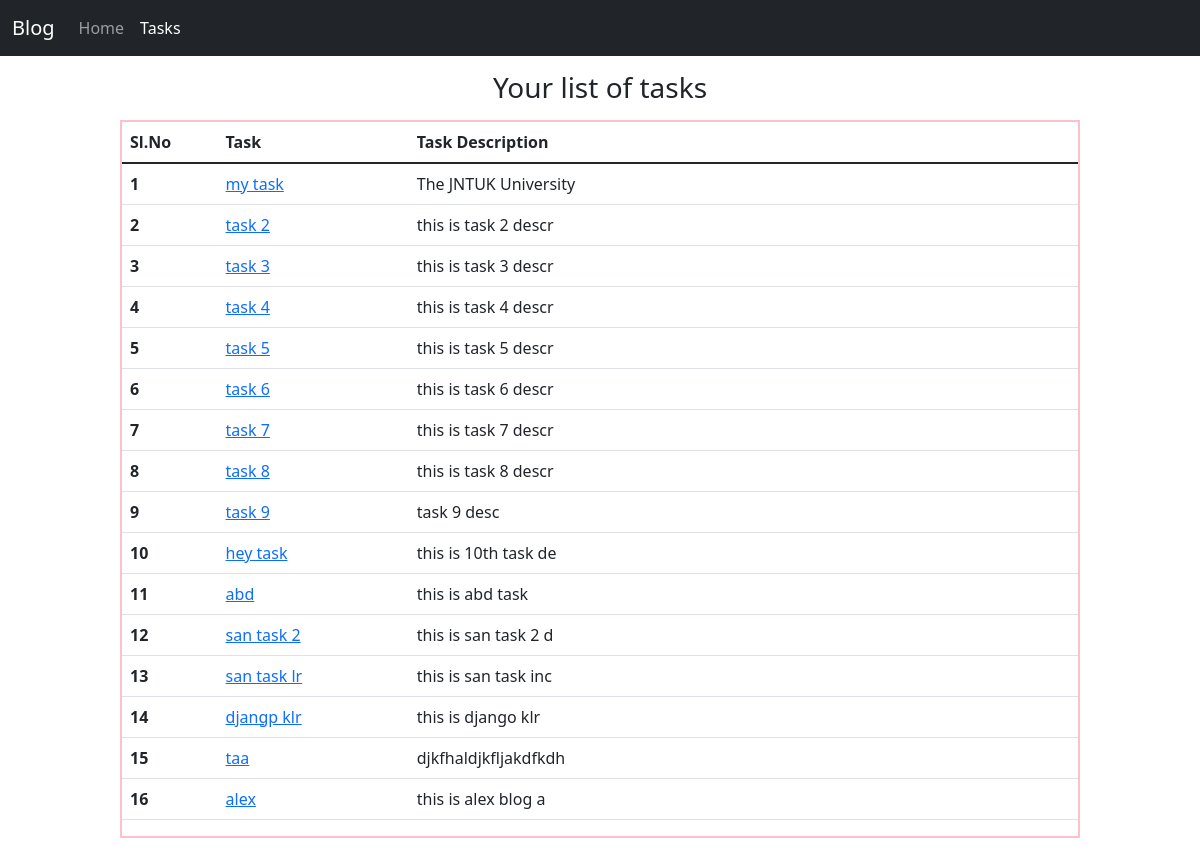
The page /blog/tasks on the database its author committed.
### taskApp/models.py (models this page shows, shortened)
class tasks(models.Model):
    taskname=models.CharField(max_length=30)
    taskdesc=models.TextField()
    time=models.DateTimeField(auto_now_add=True)

### taskApp/views.py (the view)
# urls.py: path('tasks',views.task),
def task(request):
    no_of_posts=3
    page= request.GET.get('page')
    if page==None:
        page=1
    else:
        page=int(page)
    print('@@@@@@@@@@@@@@@@@@@@@@@@@@@@@@@@@@@@@@@@@@@@@@@@@@@@',page)
    alltasks=models.tasks.objects.all()
    context={'data':alltasks}
    return render(request,'tasks.html',context)

### templates/tasks.html (shortened to what this page needs)
<!doctype html>
<html lang="en">
  <head>
    <link href="https://cdn.jsdelivr.net/npm/bootstrap@5.1.3/dist/css/bootstrap.min.css" rel="stylesheet">
  </head>
  <body>
    <nav class="navbar navbar-expand-lg navbar-dark bg-dark">
      <div class="container-fluid text-light">
        <a class="navbar-brand" href="/blog/home">Blog</a>
        <div class="collapse navbar-collapse" id="navbarNavAltMarkup">
          <div class="navbar-nav">
            <a class="nav-link" aria-current="page" href="/blog/home">Home</a>
            <a class="nav-link  active" href="/blog/tasks">Tasks</a>
          </div>
        </div>
      </div>
    </nav>
<h3 style="text-align:center ; padding-top:15px">Your list of tasks</h3>
<div class="" style='margin:15px 10% 20px 10%; border:2px double pink '>
<table class="table">
  <thead>
    <tr>
      <th style="width:10%">Sl.No</th>
      <th style="width:20%">Task</th>
      <th style="width:70%">Task Description</th>
    </tr>
  </thead>
  <tbody>
      {% for i in data %}
      <tr>
      <th scope="row">{{forloop.counter}}</th>
      <td><a href="/blog/result/{{i.taskname}}">{{i.taskname}}</a></td>
      <td>{{i.taskdesc|slice:20}}</td>
    </tr>
      {% endfor %}
  </tbody>
</table>
</div>
</body>
</html>

### rows shown on the page
tasks: taskname "my task", taskdesc "The JNTUK University"
tasks: taskname "task 2", taskdesc "this is task 2 descr"
tasks: taskname "task 3", taskdesc "this is task 3 descr"
tasks: taskname "task 4", taskdesc "this is task 4 descr"
tasks: taskname "task 5", taskdesc "this is task 5 descr"
tasks: taskname "task 6", taskdesc "this is task 6 descr"
tasks: taskname "task 7", taskdesc "this is task 7 descr"
tasks: taskname "task 8", taskdesc "this is task 8 descr"
tasks: taskname "task 9", taskdesc "task 9 desc"
tasks: taskname "hey task", taskdesc "this is 10th task de"
tasks: taskname "abd", taskdesc "this is abd task"
tasks: taskname "san task 2", taskdesc "this is san task 2 d"
tasks: taskname "san task lr", taskdesc "this is san task inc"
tasks: taskname "djangp klr", taskdesc "this is django klr"
tasks: taskname "taa", taskdesc "djkfhaldjkfljakdfkdh"
tasks: taskname "alex", taskdesc "this is alex blog a"
